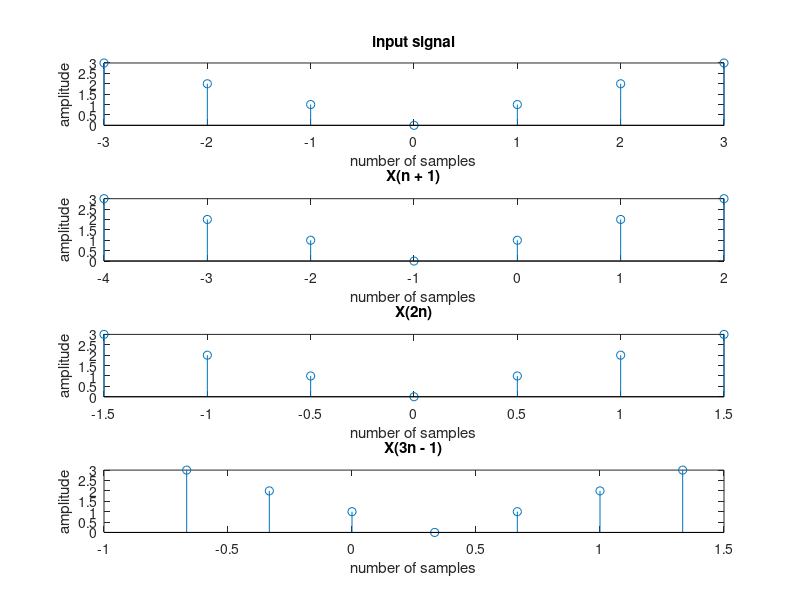

MATLAB code to generate this figure:
x=[3 2 1 0 1 2 3]; 
a=length(x); 
n=-3:1:3;
subplot(4,1,1);
stem(n,x);
xlabel('number of samples');
ylabel('amplitude');
title('input signal');
m = (n-1);
subplot(4,1,2);
stem(m,x);
xlabel('number of samples');
ylabel('amplitude');
title('X(n + 1)');
x=[3 2 1 0 1 2 3];
n=-3:1:3;
m = n/2;
subplot(4,1,3);
stem(m,x);
xlabel('number of samples'); 
ylabel('amplitude'); 
title('X(2n)'); 
n=-3:1:3; 
x=[3 2 1 0 1 2 3]; 
m = (n+1)/3 ; 
subplot(4,1,4); 
stem(m,x); 
xlabel('number of samples'); 
ylabel('amplitude'); 
title('X(3n - 1)'); 
display(x); 
display(n); 
display(m);